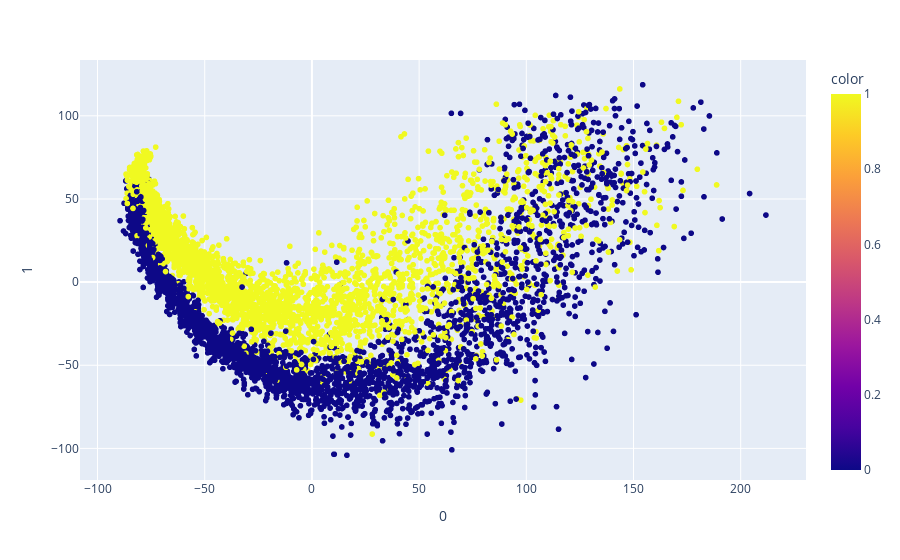

The code cell stored with this chart in its notebook:
### Code cell
pca = PCA(n_components=2)
components = pca.fit_transform(X)

fig = px.scatter(components, x=0, y=1, color=df['result'])
fig.show()

### Figure 1 — Plotly figure (JSON) as saved in the notebook; plotly's stock layout.template omitted (floating-point values rounded to 4 significant figures; data arrays with more than 128 entries replaced by an {"elided": "..."} marker saying what was removed)
{"data": [{"hovertemplate": "0=%{x}<br>1=%{y}<br>color=%{marker.color}<extra></extra>", "legendgroup": "", "marker": {"color": {"elided": "6014 int values"}, "coloraxis": "coloraxis", "symbol": "circle"}, "mode": "markers", "name": "", "showlegend": false, "type": "scattergl", "x": {"elided": "6014 float values"}, "xaxis": "x", "y": {"elided": "6014 float values"}, "yaxis": "y"}], "layout": {"coloraxis": {"colorbar": {"title": {"text": "color"}}, "colorscale": [[0, "#0d0887"], [0.1111, "#46039f"], [0.2222, "#7201a8"], [0.3333, "#9c179e"], [0.4444, "#bd3786"], [0.5556, "#d8576b"], [0.6667, "#ed7953"], [0.7778, "#fb9f3a"], [0.8889, "#fdca26"], [1, "#f0f921"]]}, "legend": {"tracegroupgap": 0}, "margin": {"t": 60}, "xaxis": {"anchor": "y", "domain": [0, 1], "title": {"text": "0"}}, "yaxis": {"anchor": "x", "domain": [0, 1], "title": {"text": "1"}}}}
